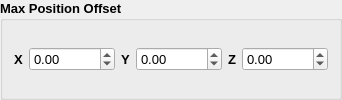
      <widget class="QGroupBox" name="grpPositionOffset_2">
       <property name="font">
        <font>
         <pointsize>10</pointsize>
         <weight>75</weight>
         <bold>true</bold>
        </font>
       </property>
       <property name="title">
        <string>Max Position Offset</string>
       </property>
       <layout class="QHBoxLayout" name="horizontalLayout_21">
        <item>
         <layout class="QHBoxLayout" name="horizontalLayout_22">
          <item>
           <widget class="QLabel" name="label_16">
            <property name="font">
             <font>
              <pointsize>10</pointsize>
              <weight>75</weight>
              <bold>true</bold>
             </font>
            </property>
            <property name="text">
             <string>X</string>
            </property>
           </widget>
          </item>
          <item>
           <widget class="QDoubleSpinBox" name="max_position_offset_x">
            <property name="font">
             <font>
              <weight>50</weight>
              <bold>false</bold>
             </font>
            </property>
            <property name="minimum">
             <double>-10000.000000000000000</double>
            </property>
            <property name="maximum">
             <double>10000.000000000000000</double>
            </property>
           </widget>
          </item>
          <item>
           <widget class="QLabel" name="label_17">
            <property name="font">
             <font>
              <pointsize>10</pointsize>
              <weight>75</weight>
              <bold>true</bold>
             </font>
            </property>
            <property name="text">
             <string>Y</string>
            </property>
           </widget>
          </item>
          <item>
           <widget class="QDoubleSpinBox" name="max_position_offset_y">
            <property name="font">
             <font>
              <weight>50</weight>
              <bold>false</bold>
             </font>
            </property>
            <property name="minimum">
             <double>-10000.000000000000000</double>
            </property>
            <property name="maximum">
             <double>10000.000000000000000</double>
            </property>
           </widget>
          </item>
          <item>
           <widget class="QLabel" name="label_18">
            <property name="font">
             <font>
              <pointsize>10</pointsize>
              <weight>75</weight>
              <bold>true</bold>
             </font>
            </property>
            <property name="text">
             <string>Z</string>
            </property>
           </widget>
          </item>
          <item>
           <widget class="QDoubleSpinBox" name="max_position_offset_z">
            <property name="font">
             <font>
              <weight>50</weight>
              <bold>false</bold>
             </font>
            </property>
            <property name="minimum">
             <double>-10000.000000000000000</double>
            </property>
            <property name="maximum">
             <double>10000.000000000000000</double>
            </property>
           </widget>
          </item>
         </layout>
        </item>
       </layout>
      </widget>
